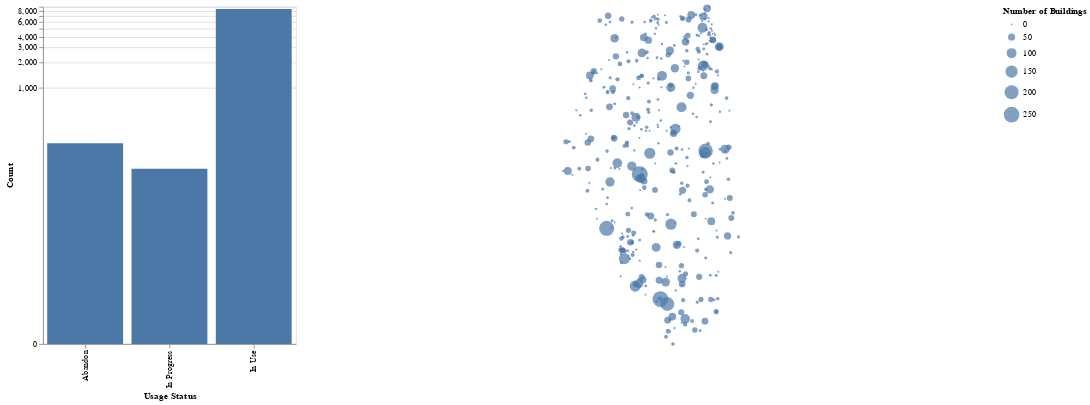

The code cell stored with this chart in its notebook:
### Code cell
alt.data_transformers.disable_max_rows()
# https://altair-viz.github.io/user_guide/transform/aggregate.html
# https://medium.com/dataexplorations/creating-choropleth-maps-in-altair-eeb7085779a1
# ^ Idea: Use two layers 

select = alt.selection_point(name="select", on="click",fields=["usage_status"])
chart1 = alt.Chart(final_df).mark_circle(size=5).transform_fold(
    ["Abandon", "In Use", "In Progress"],
    as_ = ["usage_status", "usage_count"]
).transform_filter(select).transform_aggregate(
    usage_total_count = "sum(usage_count)",
    groupby = ['zip_code','longitude','latitude']
).encode(
    longitude='longitude:Q',
    latitude='latitude:Q',
    tooltip= [alt.Tooltip('usage_total_count:Q',title='Number of Buildings:'),alt.Tooltip('zip_code:Q',title='Zip Code:'),alt.Tooltip('latitude:Q',title='Latitude:'),alt.Tooltip('longitude:Q',title='Longitude:')],
    size= alt.Size('usage_total_count:Q',title="Number of Buildings")
).project(
    type='albersUsa'
).properties(
    width=800,
    height=400
)
chart2 = alt.Chart(final_df).mark_bar().transform_fold(
    ["Abandon", "In Use", "In Progress"],
    as_ = ["usage_status", "usage_count"]
).transform_aggregate(
    usage_total_count = "sum(usage_count)",
    groupby = ['usage_status']
).encode(
    x=alt.X("usage_status:N",title="Usage Status"),
    y=alt.Y('usage_total_count:Q',scale=alt.Scale(type='symlog'),title="Count"),
    fillOpacity=alt.when(select).then(alt.value(1)).otherwise(alt.value(0.3))
).add_params(select).properties(
    width = 300,
    height=400
)
# https://altair-viz.github.io/gallery/interactive_bar_select_highlight.html
chart2|chart1

### Figure 1 — Vega-Lite specification as saved in the notebook (floating-point values rounded to 4 significant figures; data arrays with more than 128 entries replaced by an {"elided": "..."} marker saying what was removed)
{"config": {"view": {"continuousWidth": 300, "continuousHeight": 300}}, "hconcat": [{"mark": {"type": "bar"}, "encoding": {"fillOpacity": {"condition": [{"param": "select", "value": 1}], "value": 0.3}, "x": {"field": "usage_status", "title": "Usage Status", "type": "nominal"}, "y": {"field": "usage_total_count", "scale": {"type": "symlog"}, "title": "Count", "type": "quantitative"}}, "height": 400, "name": "view_1", "transform": [{"fold": ["Abandon", "In Use", "In Progress"], "as": ["usage_status", "usage_count"]}, {"aggregate": [{"op": "sum", "field": "usage_count", "as": "usage_total_count"}], "groupby": ["usage_status"]}], "width": 300}, {"mark": {"type": "circle", "size": 5}, "encoding": {"latitude": {"field": "latitude", "type": "quantitative"}, "longitude": {"field": "longitude", "type": "quantitative"}, "size": {"field": "usage_total_count", "title": "Number of Buildings", "type": "quantitative"}, "tooltip": [{"field": "usage_total_count", "title": "Number of Buildings:", "type": "quantitative"}, {"field": "zip_code", "title": "Zip Code:", "type": "quantitative"}, {"field": "latitude", "title": "Latitude:", "type": "quantitative"}, {"field": "longitude", "title": "Longitude:", "type": "quantitative"}]}, "height": 400, "projection": {"type": "albersUsa"}, "transform": [{"fold": ["Abandon", "In Use", "In Progress"], "as": ["usage_status", "usage_count"]}, {"filter": {"param": "select"}}, {"aggregate": [{"op": "sum", "field": "usage_count", "as": "usage_total_count"}], "groupby": ["zip_code", "longitude", "latitude"]}], "width": 800}], "data": {"name": "data-eb55878106eca679db22edea8ea4f7fc"}, "params": [{"name": "select", "select": {"type": "point", "fields": ["usage_status"], "on": "click"}, "views": ["view_1"]}], "$schema": "https://vega.github.io/schema/vega-lite/v5.20.1.json", "datasets": {"data-eb55878106eca679db22edea8ea4f7fc": {"elided": "443 records"}}}
